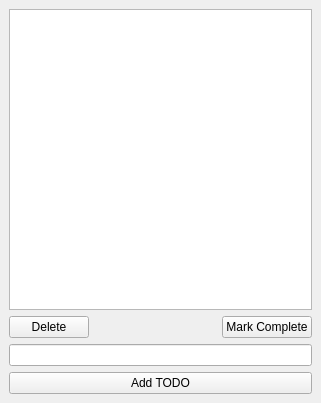
<?xml version="1.0" encoding="UTF-8"?>
<ui version="4.0">
 <class>MainWindow</class>
 <widget class="QMainWindow" name="MainWindow">
  <property name="geometry">
   <rect>
    <x>0</x>
    <y>0</y>
    <width>321</width>
    <height>403</height>
   </rect>
  </property>
  <property name="windowTitle">
   <string>PyQt TODO List</string>
  </property>
  <widget class="QWidget" name="centralwidget">
   <layout class="QVBoxLayout" name="verticalLayout">
    <item>
     <widget class="QListView" name="todoView"/>
    </item>
    <item>
     <layout class="QHBoxLayout" name="horizontalLayout">
      <item>
       <widget class="QPushButton" name="deleteButton">
        <property name="text">
         <string>Delete</string>
        </property>
       </widget>
      </item>
      <item>
       <spacer name="horizontalSpacer">
        <property name="orientation">
         <enum>Qt::Horizontal</enum>
        </property>
        <property name="sizeHint" stdset="0">
         <size>
          <width>40</width>
          <height>20</height>
         </size>
        </property>
       </spacer>
      </item>
      <item>
       <widget class="QPushButton" name="completeButton">
        <property name="text">
         <string>Mark Complete</string>
        </property>
       </widget>
      </item>
     </layout>
    </item>
    <item>
     <widget class="QLineEdit" name="todoEdit"/>
    </item>
    <item>
     <widget class="QPushButton" name="addButton">
      <property name="text">
       <string>Add TODO</string>
      </property>
     </widget>
    </item>
   </layout>
  </widget>
 </widget>
 <tabstops>
  <tabstop>todoEdit</tabstop>
  <tabstop>deleteButton</tabstop>
  <tabstop>completeButton</tabstop>
  <tabstop>addButton</tabstop>
  <tabstop>todoView</tabstop>
 </tabstops>
 <resources/>
 <connections/>
</ui>
